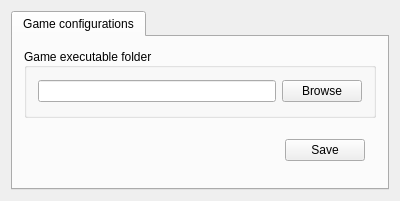
<?xml version="1.0" encoding="UTF-8"?>
<ui version="4.0">
 <class>OptionsForms</class>
 <widget class="QWidget" name="OptionsForms">
  <property name="windowModality">
   <enum>Qt::NonModal</enum>
  </property>
  <property name="geometry">
   <rect>
    <x>0</x>
    <y>0</y>
    <width>400</width>
    <height>201</height>
   </rect>
  </property>
  <property name="sizePolicy">
   <sizepolicy hsizetype="Fixed" vsizetype="Fixed">
    <horstretch>0</horstretch>
    <verstretch>0</verstretch>
   </sizepolicy>
  </property>
  <property name="minimumSize">
   <size>
    <width>400</width>
    <height>201</height>
   </size>
  </property>
  <property name="maximumSize">
   <size>
    <width>400</width>
    <height>201</height>
   </size>
  </property>
  <property name="windowTitle">
   <string>Options</string>
  </property>
  <property name="layoutDirection">
   <enum>Qt::LeftToRight</enum>
  </property>
  <layout class="QVBoxLayout" name="verticalLayout">
   <property name="sizeConstraint">
    <enum>QLayout::SetDefaultConstraint</enum>
   </property>
   <item>
    <widget class="QTabWidget" name="tabWidget">
     <property name="sizePolicy">
      <sizepolicy hsizetype="Minimum" vsizetype="Expanding">
       <horstretch>0</horstretch>
       <verstretch>0</verstretch>
      </sizepolicy>
     </property>
     <property name="layoutDirection">
      <enum>Qt::LeftToRight</enum>
     </property>
     <property name="autoFillBackground">
      <bool>false</bool>
     </property>
     <property name="tabPosition">
      <enum>QTabWidget::North</enum>
     </property>
     <property name="tabShape">
      <enum>QTabWidget::Rounded</enum>
     </property>
     <property name="currentIndex">
      <number>0</number>
     </property>
     <property name="documentMode">
      <bool>false</bool>
     </property>
     <property name="tabsClosable">
      <bool>false</bool>
     </property>
     <property name="movable">
      <bool>false</bool>
     </property>
     <widget class="QWidget" name="tab">
      <attribute name="title">
       <string>Game configurations</string>
      </attribute>
      <layout class="QVBoxLayout" name="verticalLayout_2">
       <item>
        <widget class="QGroupBox" name="groupBox">
         <property name="sizePolicy">
          <sizepolicy hsizetype="Minimum" vsizetype="Minimum">
           <horstretch>0</horstretch>
           <verstretch>0</verstretch>
          </sizepolicy>
         </property>
         <property name="minimumSize">
          <size>
           <width>261</width>
           <height>70</height>
          </size>
         </property>
         <property name="maximumSize">
          <size>
           <width>16777215</width>
           <height>70</height>
          </size>
         </property>
         <property name="title">
          <string>Game executable folder</string>
         </property>
         <property name="alignment">
          <set>Qt::AlignLeading|Qt::AlignLeft|Qt::AlignVCenter</set>
         </property>
         <property name="flat">
          <bool>false</bool>
         </property>
         <property name="checkable">
          <bool>false</bool>
         </property>
         <layout class="QHBoxLayout" name="horizontalLayout_2">
          <item>
           <widget class="QLineEdit" name="gameExeLineText"/>
          </item>
          <item>
           <widget class="QPushButton" name="browseGameConfButton">
            <property name="text">
             <string>Browse</string>
            </property>
           </widget>
          </item>
         </layout>
        </widget>
       </item>
       <item>
        <widget class="QFrame" name="frame">
         <property name="frameShape">
          <enum>QFrame::NoFrame</enum>
         </property>
         <property name="frameShadow">
          <enum>QFrame::Raised</enum>
         </property>
         <layout class="QHBoxLayout" name="horizontalLayout">
          <item>
           <spacer name="horizontalSpacer">
            <property name="orientation">
             <enum>Qt::Horizontal</enum>
            </property>
            <property name="sizeHint" stdset="0">
             <size>
              <width>40</width>
              <height>20</height>
             </size>
            </property>
           </spacer>
          </item>
          <item>
           <widget class="QPushButton" name="saveGameConfButton">
            <property name="layoutDirection">
             <enum>Qt::LeftToRight</enum>
            </property>
            <property name="text">
             <string>Save</string>
            </property>
           </widget>
          </item>
         </layout>
        </widget>
       </item>
      </layout>
     </widget>
    </widget>
   </item>
  </layout>
 </widget>
 <layoutdefault spacing="6" margin="11"/>
 <resources/>
 <connections>
  <connection>
   <sender>browseGameConfButton</sender>
   <signal>released()</signal>
   <receiver>OptionsForms</receiver>
   <slot>browseGameExe()</slot>
   <hints>
    <hint type="sourcelabel">
     <x>406</x>
     <y>89</y>
    </hint>
    <hint type="destinationlabel">
     <x>237</x>
     <y>88</y>
    </hint>
   </hints>
  </connection>
  <connection>
   <sender>saveGameConfButton</sender>
   <signal>released()</signal>
   <receiver>OptionsForms</receiver>
   <slot>saveOptions()</slot>
   <hints>
    <hint type="sourcelabel">
     <x>408</x>
     <y>139</y>
    </hint>
    <hint type="destinationlabel">
     <x>237</x>
     <y>88</y>
    </hint>
   </hints>
  </connection>
 </connections>
 <slots>
  <slot>browseGameExe()</slot>
  <slot>saveOptions()</slot>
 </slots>
</ui>
